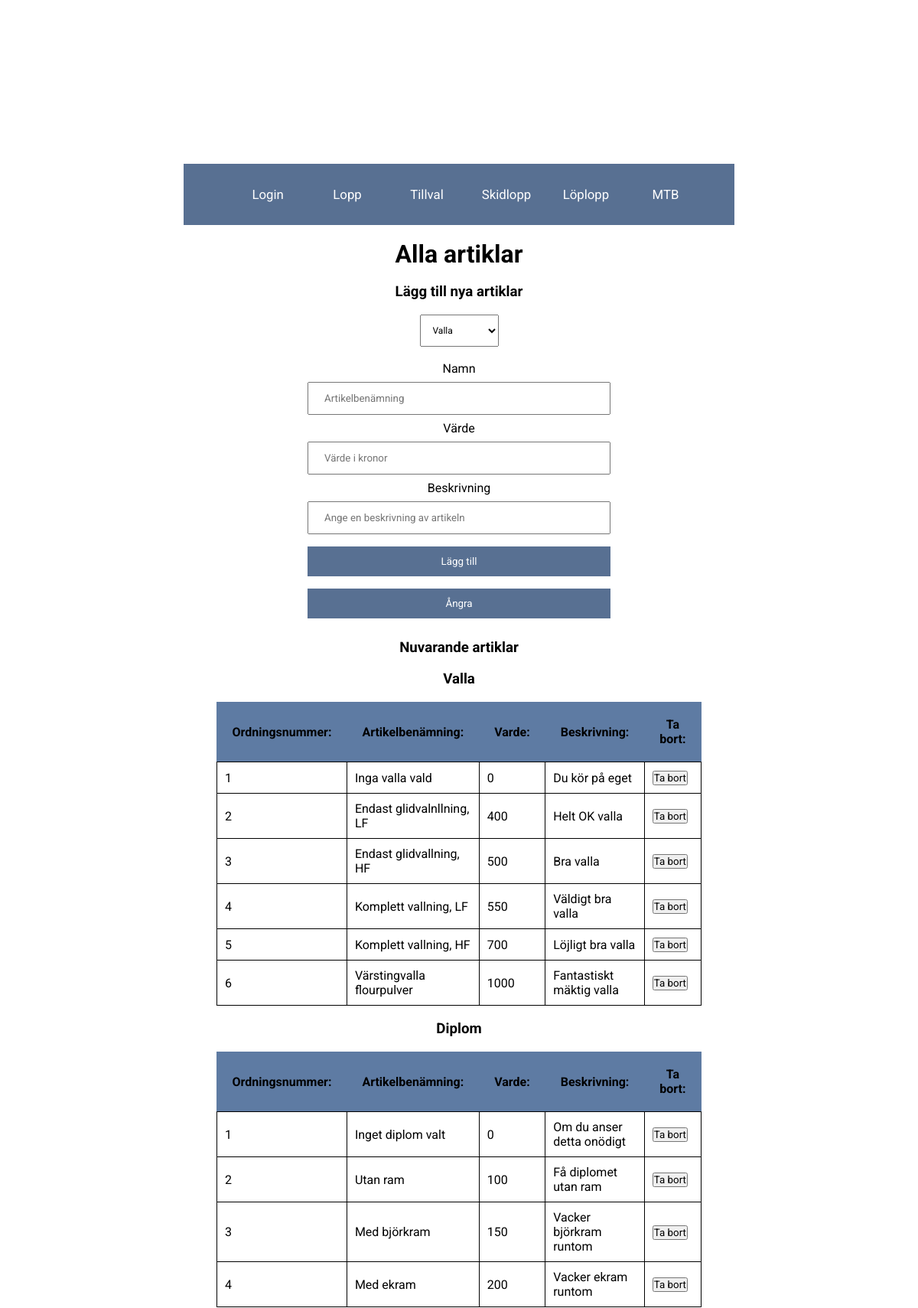
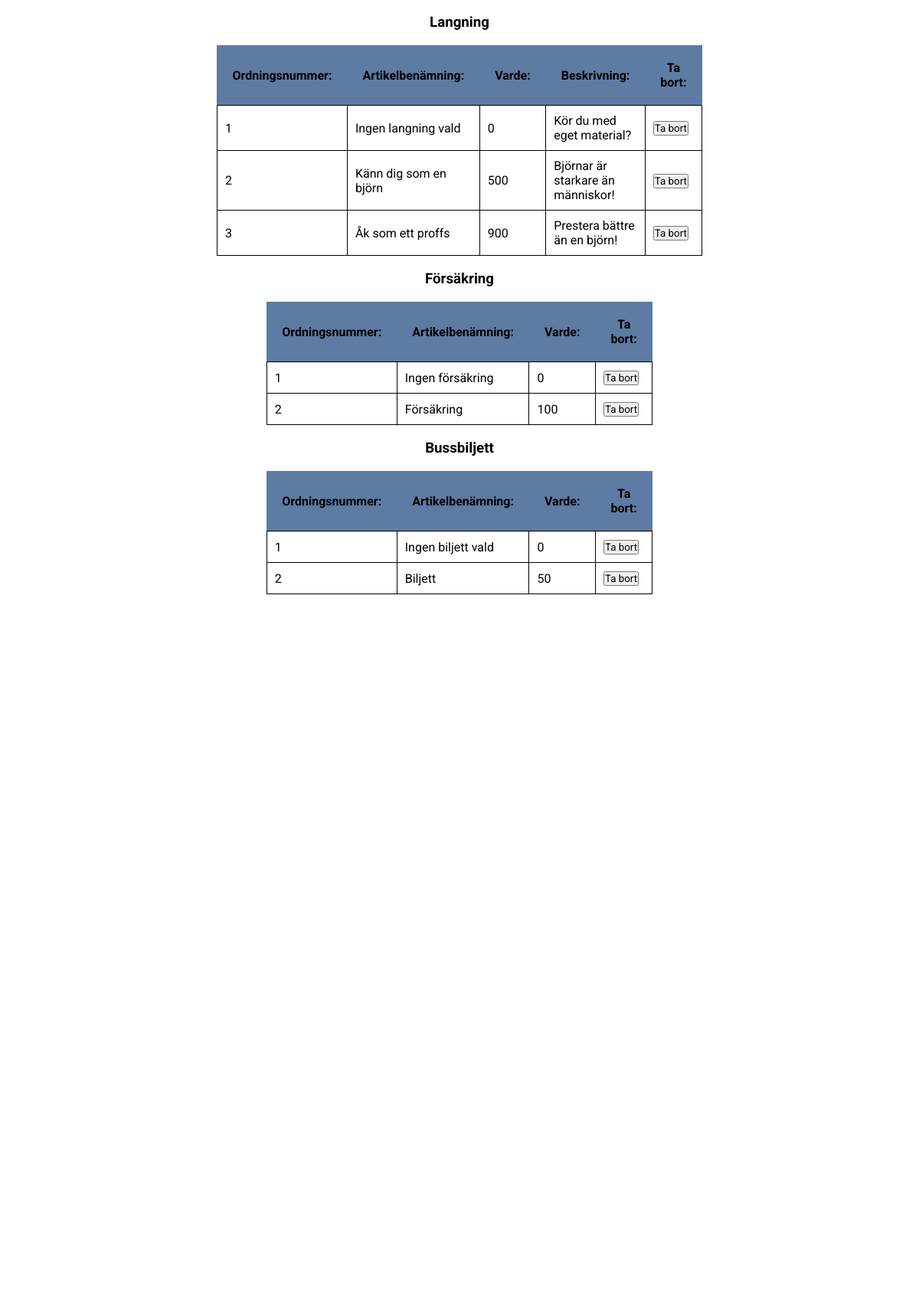
The app's page /back_office_nyatillval.php (signed in, upper part) with its own data (2 pictures, top to bottom).
### tables this page shows
create table artiklar_valla(
id 					int auto_increment,
namn				varchar(255),
varde				varchar(255),
beskrivning			varchar(255),
primary key(id)
);

create table artiklar_diplom(
id 					int auto_increment,	
namn				varchar(255),
varde				varchar(255),
beskrivning			varchar(255),
primary key(id)
);

create table artiklar_langning(
id 					int auto_increment,
namn				varchar(255),
varde				varchar(255),
beskrivning			varchar(255),
primary key(id)
);

create table artiklar_forsakring(
id 					int auto_increment,
namn				varchar(255),
varde				varchar(255),
beskrivning			varchar(255),
primary key(id)
);

create table artiklar_biljett(
id 					int auto_increment,
namn				varchar(255),
varde				varchar(255),
beskrivning			varchar(255),
primary key(id)
);

### back_office_nyatillval.php (the view, shortened to what this page needs)
<!DOCTYPE HTML>
<html>
<head>
	<link rel="stylesheet" type="text/css" href="style.css">
</head>
<body><br>
<h1 id="titel">Skidloppet AB Backoffice</h1>
<br><br>
<header>
<ul id="navback">
	<li class="navliback"><a class="navcontentback" href="back_office_login.php">Login</a></li>
	<li class="navliback"><a class="navcontentback" href="back_office_nyalopp.php">Lopp</a></li>
	<li class="navliback"><a class="navcontentback" href="back_office_nyatillval.php">Tillval</a></li>
	<li class="navliback"><a class="navcontentback" href="back_office_tillval_skidlopp.php">Skidlopp</a></li>
	<li class="navliback"><a class="navcontentback" href="back_office_tillval_loplopp.php">Löplopp</a></li>
	<li class="navliback"><a class="navcontentback" href="back_office_tillval_mtb.php">MTB</a></li>
	<li class="navliback"><a class="navcontentback" href="back_office_deltagare.php">Deltagare</a></li>
	<li class="navliback"><a class="navcontentback" href="back_office_admin.php">Admin</a></li>
	<li class="navliback"><a class="navcontentback" href="back_office_feedback.php">Feedback</a></li>
	<li class="navliback"><a class="navcontentback" href="back_office_logout.php">Logga ut </a></li>
</ul>
</header>
<div id="wrapper_backoffice">
<br>
<h1 id="header"> Alla artiklar</h1><br>
<center><form method='POST'>
<h3>Lägg till nya artiklar</h3>
<br>
<select id="dropdown" name = "val">
	<option value="1">Valla</option>
</select><br><br>
	<label>Namn</label><br>
	<input class="input1"type="text" name="namn" placeholder="Artikelbenämning" /><br>
	<label>Värde</label><br>
	<input class="input1"type="text" name="varde" placeholder="Värde i kronor" /><br>
	<label>Beskrivning</label><br>
	<input class="input1"type="text" name="beskrivning" placeholder="Ange en beskrivning av artikeln" /><br>
	<input type="submit" class="input" name="nytt_lopp" value="Lägg till" />
	<input type="reset" class="input" value="Ångra"/>
</form>
</center>
<?php
include ("connection.php");
?>
<br>
<h3>Nuvarande artiklar</h3><br>
<?php
echo "<form method='POST'>";
echo "<h3>Valla</h3>";
echo "<br>";
echo "<table class='tabell'>";
echo "<tr>";
echo "<th class='tabellrad'>Ordningsnummer: </th>";
echo "<th class='tabellrad'>Artikelbenämning: </th>";
echo "<th class='tabellrad'>Varde: </th>";
echo "<th class='tabellrad'>Beskrivning: </th>";
echo "<th class='tabellrad'>Ta bort: </th>";
foreach ($dbc->query("SELECT * FROM artiklar_valla") as $row) {
		echo "<tr>";
			echo "<td class='tabellinfo'>".$row['id']."</td>";
			echo "<td class='tabellinfo'>".$row['namn']."</td>";
			echo "<td class='tabellinfo'>".$row['varde']."</td>";
			echo "<td class='tabellinfo'>".$row['beskrivning']."</td>";
			echo  "<td class='tabellinfo'><button type='submit' value='".$row['id']."' name='deletevalla' >Ta bort</button></td>";
		echo "</tr>";
}
echo "</tr>";
echo "</table>";
echo"<br>";
echo "</form>";
echo "<form method='POST'>";
echo "<h3>Diplom</h3>";
echo "<br>";
echo "<table class='tabell'>";
echo "<tr>";
echo "<th class='tabellrad'>Ordningsnummer: </th>";
echo "<th class='tabellrad'>Artikelbenämning: </th>";
echo "<th class='tabellrad'>Varde: </th>";
echo "<th class='tabellrad'>Beskrivning: </th>";
echo "<th class='tabellrad'>Ta bort: </th>";
foreach ($dbc->query("SELECT * FROM artiklar_diplom") as $row) {
		echo "<tr>";
			echo "<td class='tabellinfo'>".$row['id']."</td>";
			echo "<td class='tabellinfo'>".$row['namn']."</td>";
			echo "<td class='tabellinfo'>".$row['varde']."</td>";
			echo "<td class='tabellinfo'>".$row['beskrivning']."</td>";
			echo  "<td class='tabellinfo'><button type='submit' value='".$row['id']."' name='deletediplom' >Ta bort</button></td>";
		echo "</tr>";
}
echo "</tr>";
echo "</table>";
echo"<br>";
echo "</form>";
echo "<form method='POST'>";
echo "<h3>Langning</h3>";
echo "<br>";
echo "<table class='tabell'>";
echo "<tr>";
echo "<th class='tabellrad'>Ordningsnummer: </th>";
echo "<th class='tabellrad'>Artikelbenämning: </th>";
echo "<th class='tabellrad'>Varde: </th>";
echo "<th class='tabellrad'>Beskrivning: </th>";
echo "<th class='tabellrad'>Ta bort: </th>";
foreach ($dbc->query("SELECT * FROM artiklar_langning") as $row) {
		echo "<tr>";
			echo "<td class='tabellinfo'>".$row['id']."</td>";
			echo "<td class='tabellinfo'>".$row['namn']."</td>";
			echo "<td class='tabellinfo'>".$row['varde']."</td>";
			echo "<td class='tabellinfo'>".$row['beskrivning']."</td>";
			echo  "<td class='tabellinfo'><button type='submit' value='".$row['id']."' name='deletelangning' >Ta bort</button></td>";
		echo "</tr>";
}
echo "</tr>";
echo "</table>";
echo"<br>";
echo "</form>";
echo "<form method='POST'>";
echo "<h3>Försäkring</h3>";
echo "<br>";
echo "<table class='tabell'>";
echo "<tr>";
echo "<th class='tabellrad'>Ordningsnummer: </th>";
echo "<th class='tabellrad'>Artikelbenämning: </th>";
echo "<th class='tabellrad'>Varde: </th>";
echo "<th class='tabellrad'>Ta bort: </th>";
foreach ($dbc->query("SELECT * FROM artiklar_forsakring") as $row) {
		echo "<tr>";
			echo "<td class='tabellinfo'>".$row['id']."</td>";
			echo "<td class='tabellinfo'>".$row['namn']."</td>";
			echo "<td class='tabellinfo'>".$row['varde']."</td>";
			echo  "<td class='tabellinfo'><button type='submit' value='".$row['id']."' name='deleteforsakring' >Ta bort</button></td>";
		echo "</tr>";
}
echo "</tr>";
echo "</table>";
echo"<br>";
echo "</form>";
echo "<form method='POST'>";
echo "<h3>Bussbiljett</h3>";
echo "<br>";
echo "<table class='tabell'>";
echo "<tr>";
echo "<th class='tabellrad'>Ordningsnummer: </th>";
echo "<th class='tabellrad'>Artikelbenämning: </th>";
echo "<th class='tabellrad'>Varde: </th>";
echo "<th class='tabellrad'>Ta bort: </th>";
foreach ($dbc->query("SELECT * FROM artiklar_biljett") as $row) {
		echo "<tr>";
			echo "<td class='tabellinfo'>".$row['id']."</td>";
			echo "<td class='tabellinfo'>".$row['namn']."</td>";
			echo "<td class='tabellinfo'>".$row['varde']."</td>";
			echo  "<td class='tabellinfo'><button type='submit' value='".$row['id']."' name='deletebiljett' >Ta bort</button></td>";
		echo "</tr>";
}
echo "</tr>";
echo "</table>";
echo"<br>";
echo "</form>";
?>
</div>
</body>
</html>

### style.css (style rules this page uses)
* { padding:0px; margin:0px; font-family: 'roboto', monospace; }
body { font-family: 'roboto', sans-serif; margin: 0px; background: url(pictures/test.jpeg) no-repeat center center fixed; -webkit-background-size: cover; -moz-background-size: cover; -o-background-size: cover; background-size: cover; }
ul { list-style:none; }
a { color:black; }
#dropdown { color: black; padding: 12px; font-size: 12px; cursor: pointer; max-width:60%; }
#titel { text-align:center; padding-bottom:50px; padding-top:50px; font-size:3em; letter-spacing: 12px; color:white; }
header { background-color: #587092; color:#fff; max-width:60%; min-height:60px; margin:auto; }
.tabellrad { color:black; padding:20px; background-color:#5e7ba3; }
.input { width: 50%; padding: 12px 20px; margin: 8px 0; box-sizing: border-box; display:inline-block; }
input.input { background-color:#587092; width: 55%; padding: 12px 20px; margin: 8px 0; box-sizing: border-box; border:none; color:white; }
.input1 { width: 55%; padding: 12px 20px; margin: 8px 0; box-sizing: border-box; display:inline-block; }
#wrapper_backoffice { background-color:#fff; max-width: 60%; margin: auto; height:5000px; }
.tabell { border-collapse: collapse; max-width:70%; margin:auto; }
.tabellinfo { padding:10px; border:1px solid black; width:70%; }
h1, h2, h3 { text-align:center; }
#navback { list-style-type:none; text-align:center; height:80px; }
.navliback { display:inline-block; width:100px; text-align: center; color:white; font-size:14px; }
.navcontentback { display:block; height:20px; width:120px; margin-top:30px; font-size:1.2em; color:white; }
.navcontentback:link { text-decoration:none; }

### records on screen
artiklar_valla: id "1", namn "Inga valla vald", varde "0", beskrivning "Du kör på eget"
artiklar_valla: id "2", namn "Endast glidvalnllning, LF", varde "400", beskrivning "Helt OK valla"
artiklar_valla: id "3", namn "Endast glidvallning, HF", varde "500", beskrivning "Bra valla"
artiklar_valla: id "4", namn "Komplett vallning, LF", varde "550", beskrivning "Väldigt bra valla"
artiklar_valla: id "5", namn "Komplett vallning, HF", varde "700", beskrivning "Löjligt bra valla"
artiklar_valla: id "6", namn "Värstingvalla flourpulver", varde "1000", beskrivning "Fantastiskt mäktig valla"
artiklar_diplom: id "1", namn "Inget diplom valt", varde "0", beskrivning "Om du anser detta onödigt"
artiklar_diplom: id "2", namn "Utan ram", varde "100", beskrivning "Få diplomet utan ram"
artiklar_diplom: id "3", namn "Med björkram", varde "150", beskrivning "Vacker björkram runtom"
artiklar_diplom: id "4", namn "Med ekram", varde "200", beskrivning "Vacker ekram runtom"
artiklar_langning: id "1", namn "Ingen langning vald", varde "0", beskrivning "Kör du med eget material?"
artiklar_langning: id "2", namn "Känn dig som en björn", varde "500", beskrivning "Björnar är starkare än människor!"
artiklar_langning: id "3", namn "Åk som ett proffs", varde "900", beskrivning "Prestera bättre än en björn!"
artiklar_forsakring: id "1", namn "Ingen försäkring", varde "0"
artiklar_forsakring: id "2", namn "Försäkring", varde "100"
artiklar_biljett: id "1", namn "Ingen biljett vald", varde "0"
artiklar_biljett: id "2", namn "Biljett", varde "50"
